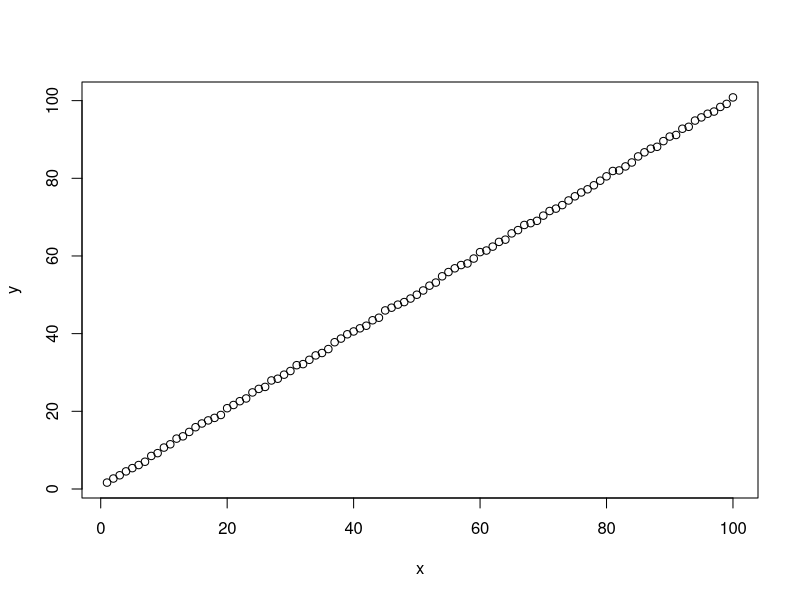
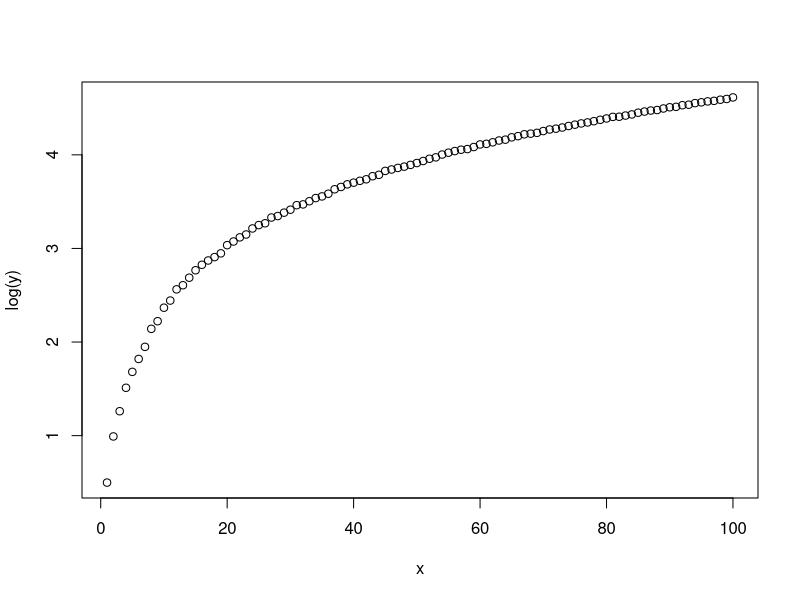

Generate these figures, in order, with R:
## @knitr p1

n = 100
x = 1:n
y = x + runif(n)

## @knitr p2

plot(x, y)
plot(x, log(y))

## @knitr p3

too_many_na = function(d, threshold, axis) {
    # check arguments and issue warnings
    if (!all(sapply(d, is.numeric))) warning("Non-numerical elements")
    if (!is.numeric(threshold)) warning("Threshold should be a number")
    if ((threshold < 0) & (threshold > 0)) warning("Threshold should be in (0,1)")
    ## if axis isn't 1 or 2, we will throw an error anyway
    #if (!(axis %in% c(1,2))) warning("Axis must be in 1 or 2")

    ## if you wanted to throw an error instead of giving a warning
    # stopifnot(all(sapply(d, is.numeric)))
    ## or if you have loaded the testthat package
    # expect_that(all(sapply(d, is.numeric)), is_true())

    # do your thing
    na_prop  = apply(is.na(d), axis, mean)
    indices = unname(which(na_prop > threshold))
    return(indices)
}


## @knitr session
print(sessionInfo(), locale=FALSE)
